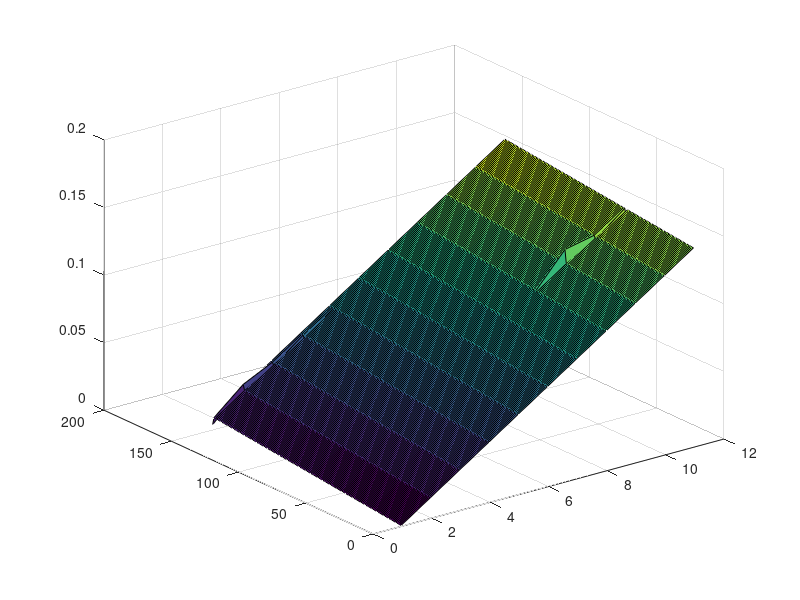

Recreate this plot in MATLAB.
clear

xy = dlmread('RegLHS.txt');
z  = dlmread('RegRHS.txt');

a = xy\z

x = xy(:,1);
y = xy(:,2);

I = max(x) + 1;
J = max(y) + 1;


A = zeros(I,J);
for i=1:I
  for j=1:J
    A(i,j) = (i-1)*a(1) + (j-1)*a(2);
  end
end

for l=1:length(z)
  A(x(l) + 1,y(l) + 1) = z(l);  
end

surf(A);
